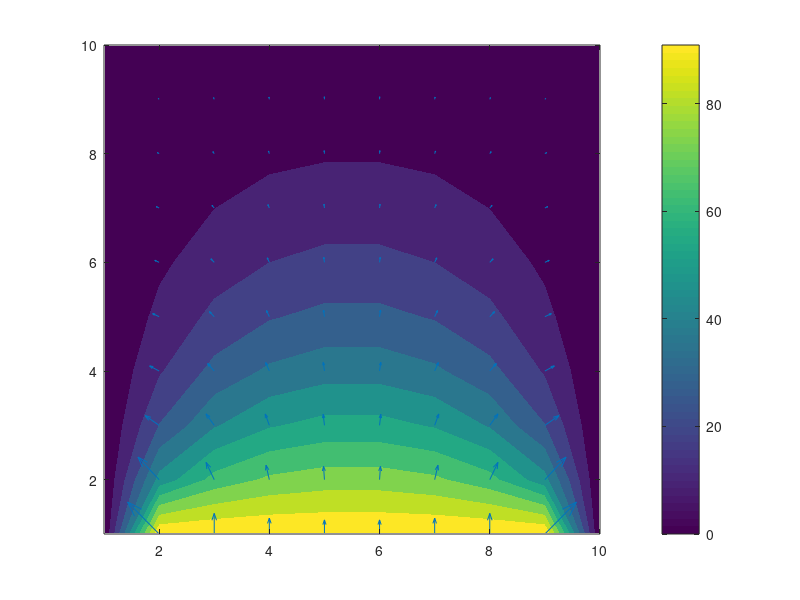

MATLAB code for this plot:
clear; clc; close all;

Nx = 10; Ny = 10;

T = zeros(Nx,Ny);

% Boundary conditions
T(1,:) = 100;
T(:,1) = 0;
T(:,end) = 0;
T(end,:) = 0;

TOld = T;

err = 1;
tol = 1e-10;

while err > tol
    for i = 2:Nx-1
        for j = 2:Ny-1
            TOld(i,j) = 0.25*(T(i+1,j) + T(i-1,j) + T(i,j+1) + T(i,j-1));
            err = norm(TOld - T);
            T = TOld;
        end
    end
end

contourf(T,'linecolor','none')
colorbar
hold on
[gx, gy] = gradient(T);
quiver(-gx,-gy)
